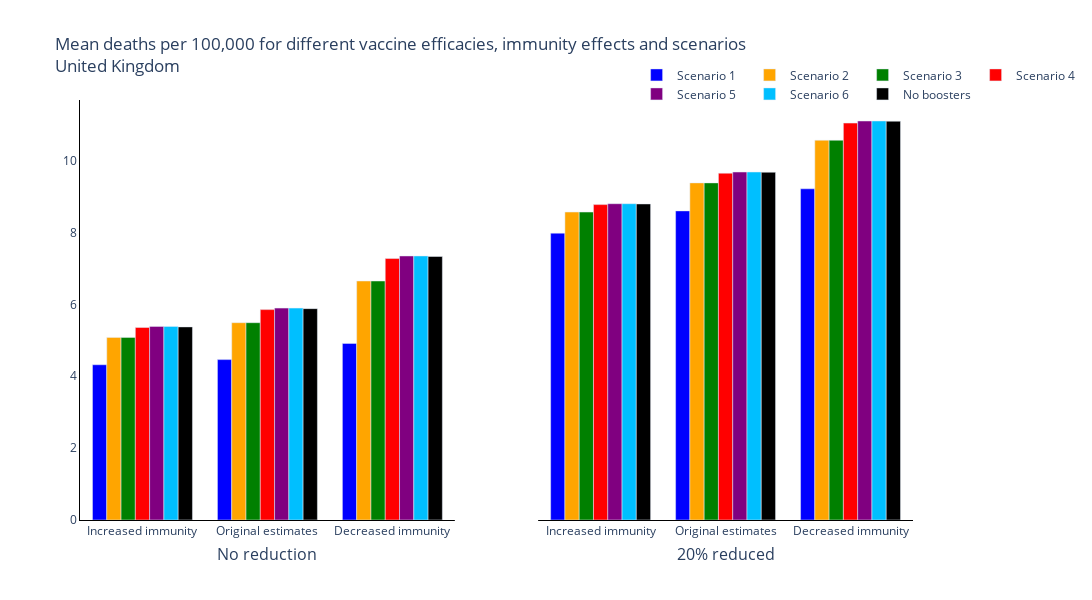
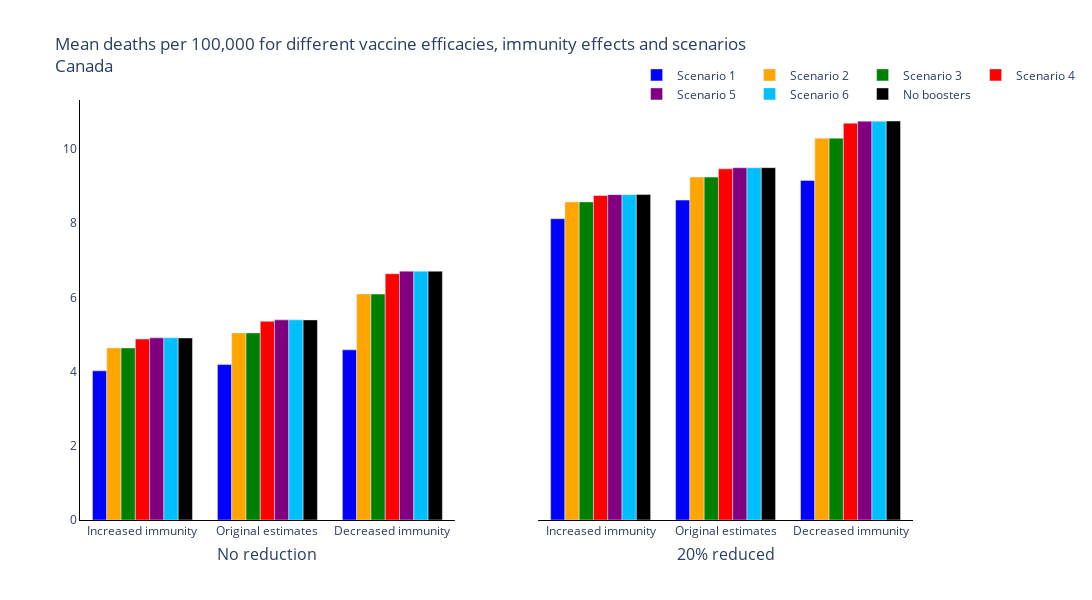
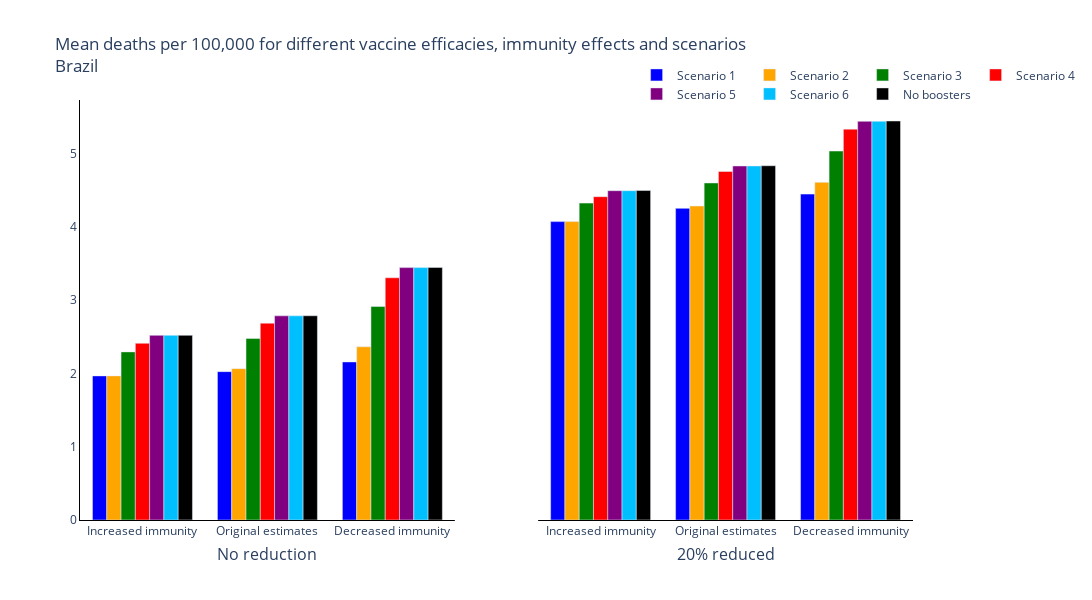
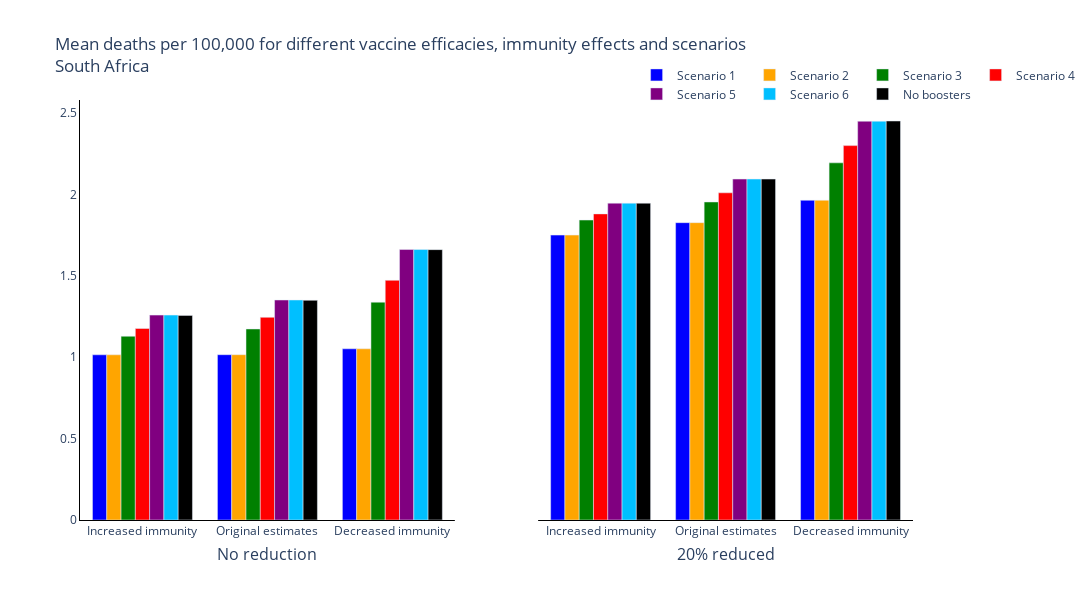

The code cell stored with these charts, in order, in its notebook:
### Code cell
new_colours = ['blue', 'orange', 'green', 'red', 'purple', 'deepskyblue', 'black']

trace_name = ['Strategy {}'.format(s+1) for s, scenario in enumerate(scenario_names[:-1])] + [scenario_names[-1]]

for r, reg in enumerate(regions):
    fig = go.Figure()
    fig = make_subplots(
        rows=1, cols=len(changes_vaccine), shared_yaxes=True,
        subplot_titles=tuple('{:.0f}% reduced'.format(100 * change_vacc) if change_vacc!=0 else 'No reduction' for change_vacc in changes_vaccine))
    # Plot for each region
    for cv, change_vacc in enumerate(changes_vaccine):
        if cv == 0:
            for s, scenario in enumerate(scenario_names):
                fig.add_trace(
                    go.Bar(
                        y=[np.sum(total_new_deaths_mean[r][cv, ss-1, s, :]) for ss in new_seroprevalance_scenarios_indeces],
                        x=['{}<br>'.format(sero_scen) for sero_scen in new_seroprevalance_scenarios],
                        name=trace_name[s],
                        marker_color=new_colours[s]
                    ),
                    row=1,
                    col=cv+1
                )

        else:
            for s, scenario in enumerate(scenario_names):
                fig.add_trace(
                    go.Bar(
                        y=[np.sum(total_new_deaths_mean[r][cv, ss-1, s, :]) for ss in new_seroprevalance_scenarios_indeces],
                        x=['{}<br>'.format(sero_scen) for sero_scen in new_seroprevalance_scenarios],
                        name=trace_name[s],
                        marker_color=new_colours[s],
                        showlegend=False,
                    ),
                    row=1,
                    col=cv+1
                )

    # Add axis labels
    fig.update_layout(
        boxmode='group',
        title='Mean deaths per 100,000 for different vaccine efficacies, immunity effects and scenarios<br>{}'.format(reg),
        width=1100,
        height=600,
        plot_bgcolor='white',
        xaxis=dict(linecolor='black'),
        yaxis=dict(linecolor='black'),
        xaxis2=dict(linecolor='black'),
        yaxis2=dict(visible=False),
        hovermode='x unified',
        legend=dict(
                orientation="h",
                yanchor="bottom",
                y=0.98,
                xanchor="right",
                x=1.2
            )
        )
    
    for annotation in fig['layout']['annotations']: 
        annotation['yanchor']='top'
        annotation['y']=-0.05
        annotation['yref']='paper'

    fig.write_image('images/report4_variant_adapted_vaccine/Deaths per Scenario and Vaccine Type {}.pdf'.format(reg))
    fig.show()

### Figure 1 — Plotly figure (JSON) as saved in the notebook; plotly's stock layout.template omitted (floating-point values rounded to 4 significant figures)
{"data": [{"marker": {"color": "blue"}, "name": "Scenario 1", "type": "bar", "x": ["Increased immunity<br>", "Original estimates<br>", "Decreased immunity<br>"], "xaxis": "x", "y": [4.318, 4.462, 4.912], "yaxis": "y"}, {"marker": {"color": "orange"}, "name": "Scenario 2", "type": "bar", "x": ["Increased immunity<br>", "Original estimates<br>", "Decreased immunity<br>"], "xaxis": "x", "y": [5.08, 5.489, 6.648], "yaxis": "y"}, {"marker": {"color": "green"}, "name": "Scenario 3", "type": "bar", "x": ["Increased immunity<br>", "Original estimates<br>", "Decreased immunity<br>"], "xaxis": "x", "y": [5.08, 5.489, 6.648], "yaxis": "y"}, {"marker": {"color": "red"}, "name": "Scenario 4", "type": "bar", "x": ["Increased immunity<br>", "Original estimates<br>", "Decreased immunity<br>"], "xaxis": "x", "y": [5.356, 5.853, 7.273], "yaxis": "y"}, {"marker": {"color": "purple"}, "name": "Scenario 5", "type": "bar", "x": ["Increased immunity<br>", "Original estimates<br>", "Decreased immunity<br>"], "xaxis": "x", "y": [5.386, 5.894, 7.345], "yaxis": "y"}, {"marker": {"color": "deepskyblue"}, "name": "Scenario 6", "type": "bar", "x": ["Increased immunity<br>", "Original estimates<br>", "Decreased immunity<br>"], "xaxis": "x", "y": [5.386, 5.894, 7.345], "yaxis": "y"}, {"marker": {"color": "black"}, "name": "No boosters", "type": "bar", "x": ["Increased immunity<br>", "Original estimates<br>", "Decreased immunity<br>"], "xaxis": "x", "y": [5.372, 5.88, 7.33], "yaxis": "y"}, {"marker": {"color": "blue"}, "name": "Scenario 1", "showlegend": false, "type": "bar", "x": ["Increased immunity<br>", "Original estimates<br>", "Decreased immunity<br>"], "xaxis": "x2", "y": [7.979, 8.599, 9.213], "yaxis": "y2"}, {"marker": {"color": "orange"}, "name": "Scenario 2", "showlegend": false, "type": "bar", "x": ["Increased immunity<br>", "Original estimates<br>", "Decreased immunity<br>"], "xaxis": "x2", "y": [8.566, 9.378, 10.56], "yaxis": "y2"}, {"marker": {"color": "green"}, "name": "Scenario 3", "showlegend": false, "type": "bar", "x": ["Increased immunity<br>", "Original estimates<br>", "Decreased immunity<br>"], "xaxis": "x2", "y": [8.566, 9.378, 10.56], "yaxis": "y2"}, {"marker": {"color": "red"}, "name": "Scenario 4", "showlegend": false, "type": "bar", "x": ["Increased immunity<br>", "Original estimates<br>", "Decreased immunity<br>"], "xaxis": "x2", "y": [8.774, 9.647, 11.04], "yaxis": "y2"}, {"marker": {"color": "purple"}, "name": "Scenario 5", "showlegend": false, "type": "bar", "x": ["Increased immunity<br>", "Original estimates<br>", "Decreased immunity<br>"], "xaxis": "x2", "y": [8.798, 9.68, 11.1], "yaxis": "y2"}, {"marker": {"color": "deepskyblue"}, "name": "Scenario 6", "showlegend": false, "type": "bar", "x": ["Increased immunity<br>", "Original estimates<br>", "Decreased immunity<br>"], "xaxis": "x2", "y": [8.798, 9.68, 11.1], "yaxis": "y2"}, {"marker": {"color": "black"}, "name": "No boosters", "showlegend": false, "type": "bar", "x": ["Increased immunity<br>", "Original estimates<br>", "Decreased immunity<br>"], "xaxis": "x2", "y": [8.792, 9.674, 11.09], "yaxis": "y2"}], "layout": {"annotations": [{"font": {"size": 16}, "showarrow": false, "text": "No reduction", "x": 0.225, "xanchor": "center", "xref": "paper", "y": -0.05, "yanchor": "top", "yref": "paper"}, {"font": {"size": 16}, "showarrow": false, "text": "20% reduced", "x": 0.775, "xanchor": "center", "xref": "paper", "y": -0.05, "yanchor": "top", "yref": "paper"}], "boxmode": "group", "height": 600, "hovermode": "x unified", "legend": {"orientation": "h", "x": 1.2, "xanchor": "right", "y": 0.98, "yanchor": "bottom"}, "plot_bgcolor": "white", "title": {"text": "Mean deaths per 100,000 for different vaccine efficacies, immunity effects and scenarios<br>United Kingdom"}, "width": 1100, "xaxis": {"anchor": "y", "domain": [0, 0.45], "linecolor": "black"}, "xaxis2": {"anchor": "y2", "domain": [0.55, 1], "linecolor": "black"}, "yaxis": {"anchor": "x", "domain": [0, 1], "linecolor": "black"}, "yaxis2": {"anchor": "x2", "domain": [0, 1], "matches": "y", "showticklabels": false, "visible": false}}}

### Figure 2 — Plotly figure (JSON) as saved in the notebook; plotly's stock layout.template omitted (floating-point values rounded to 4 significant figures)
{"data": [{"marker": {"color": "blue"}, "name": "Scenario 1", "type": "bar", "x": ["Increased immunity<br>", "Original estimates<br>", "Decreased immunity<br>"], "xaxis": "x", "y": [4.021, 4.189, 4.585], "yaxis": "y"}, {"marker": {"color": "orange"}, "name": "Scenario 2", "type": "bar", "x": ["Increased immunity<br>", "Original estimates<br>", "Decreased immunity<br>"], "xaxis": "x", "y": [4.637, 5.042, 6.09], "yaxis": "y"}, {"marker": {"color": "green"}, "name": "Scenario 3", "type": "bar", "x": ["Increased immunity<br>", "Original estimates<br>", "Decreased immunity<br>"], "xaxis": "x", "y": [4.637, 5.042, 6.09], "yaxis": "y"}, {"marker": {"color": "red"}, "name": "Scenario 4", "type": "bar", "x": ["Increased immunity<br>", "Original estimates<br>", "Decreased immunity<br>"], "xaxis": "x", "y": [4.876, 5.353, 6.635], "yaxis": "y"}, {"marker": {"color": "purple"}, "name": "Scenario 5", "type": "bar", "x": ["Increased immunity<br>", "Original estimates<br>", "Decreased immunity<br>"], "xaxis": "x", "y": [4.908, 5.393, 6.705], "yaxis": "y"}, {"marker": {"color": "deepskyblue"}, "name": "Scenario 6", "type": "bar", "x": ["Increased immunity<br>", "Original estimates<br>", "Decreased immunity<br>"], "xaxis": "x", "y": [4.908, 5.393, 6.705], "yaxis": "y"}, {"marker": {"color": "black"}, "name": "No boosters", "type": "bar", "x": ["Increased immunity<br>", "Original estimates<br>", "Decreased immunity<br>"], "xaxis": "x", "y": [4.906, 5.392, 6.705], "yaxis": "y"}, {"marker": {"color": "blue"}, "name": "Scenario 1", "showlegend": false, "type": "bar", "x": ["Increased immunity<br>", "Original estimates<br>", "Decreased immunity<br>"], "xaxis": "x2", "y": [8.119, 8.621, 9.15], "yaxis": "y2"}, {"marker": {"color": "orange"}, "name": "Scenario 2", "showlegend": false, "type": "bar", "x": ["Increased immunity<br>", "Original estimates<br>", "Decreased immunity<br>"], "xaxis": "x2", "y": [8.572, 9.241, 10.29], "yaxis": "y2"}, {"marker": {"color": "green"}, "name": "Scenario 3", "showlegend": false, "type": "bar", "x": ["Increased immunity<br>", "Original estimates<br>", "Decreased immunity<br>"], "xaxis": "x2", "y": [8.572, 9.241, 10.29], "yaxis": "y2"}, {"marker": {"color": "red"}, "name": "Scenario 4", "showlegend": false, "type": "bar", "x": ["Increased immunity<br>", "Original estimates<br>", "Decreased immunity<br>"], "xaxis": "x2", "y": [8.744, 9.463, 10.69], "yaxis": "y2"}, {"marker": {"color": "purple"}, "name": "Scenario 5", "showlegend": false, "type": "bar", "x": ["Increased immunity<br>", "Original estimates<br>", "Decreased immunity<br>"], "xaxis": "x2", "y": [8.768, 9.493, 10.75], "yaxis": "y2"}, {"marker": {"color": "deepskyblue"}, "name": "Scenario 6", "showlegend": false, "type": "bar", "x": ["Increased immunity<br>", "Original estimates<br>", "Decreased immunity<br>"], "xaxis": "x2", "y": [8.768, 9.493, 10.75], "yaxis": "y2"}, {"marker": {"color": "black"}, "name": "No boosters", "showlegend": false, "type": "bar", "x": ["Increased immunity<br>", "Original estimates<br>", "Decreased immunity<br>"], "xaxis": "x2", "y": [8.77, 9.495, 10.75], "yaxis": "y2"}], "layout": {"annotations": [{"font": {"size": 16}, "showarrow": false, "text": "No reduction", "x": 0.225, "xanchor": "center", "xref": "paper", "y": -0.05, "yanchor": "top", "yref": "paper"}, {"font": {"size": 16}, "showarrow": false, "text": "20% reduced", "x": 0.775, "xanchor": "center", "xref": "paper", "y": -0.05, "yanchor": "top", "yref": "paper"}], "boxmode": "group", "height": 600, "hovermode": "x unified", "legend": {"orientation": "h", "x": 1.2, "xanchor": "right", "y": 0.98, "yanchor": "bottom"}, "plot_bgcolor": "white", "title": {"text": "Mean deaths per 100,000 for different vaccine efficacies, immunity effects and scenarios<br>Canada"}, "width": 1100, "xaxis": {"anchor": "y", "domain": [0, 0.45], "linecolor": "black"}, "xaxis2": {"anchor": "y2", "domain": [0.55, 1], "linecolor": "black"}, "yaxis": {"anchor": "x", "domain": [0, 1], "linecolor": "black"}, "yaxis2": {"anchor": "x2", "domain": [0, 1], "matches": "y", "showticklabels": false, "visible": false}}}

### Figure 3 — Plotly figure (JSON) as saved in the notebook; plotly's stock layout.template omitted (floating-point values rounded to 4 significant figures)
{"data": [{"marker": {"color": "blue"}, "name": "Scenario 1", "type": "bar", "x": ["Increased immunity<br>", "Original estimates<br>", "Decreased immunity<br>"], "xaxis": "x", "y": [1.967, 2.025, 2.157], "yaxis": "y"}, {"marker": {"color": "orange"}, "name": "Scenario 2", "type": "bar", "x": ["Increased immunity<br>", "Original estimates<br>", "Decreased immunity<br>"], "xaxis": "x", "y": [1.967, 2.065, 2.364], "yaxis": "y"}, {"marker": {"color": "green"}, "name": "Scenario 3", "type": "bar", "x": ["Increased immunity<br>", "Original estimates<br>", "Decreased immunity<br>"], "xaxis": "x", "y": [2.294, 2.476, 2.913], "yaxis": "y"}, {"marker": {"color": "red"}, "name": "Scenario 4", "type": "bar", "x": ["Increased immunity<br>", "Original estimates<br>", "Decreased immunity<br>"], "xaxis": "x", "y": [2.411, 2.686, 3.306], "yaxis": "y"}, {"marker": {"color": "purple"}, "name": "Scenario 5", "type": "bar", "x": ["Increased immunity<br>", "Original estimates<br>", "Decreased immunity<br>"], "xaxis": "x", "y": [2.52, 2.786, 3.444], "yaxis": "y"}, {"marker": {"color": "deepskyblue"}, "name": "Scenario 6", "type": "bar", "x": ["Increased immunity<br>", "Original estimates<br>", "Decreased immunity<br>"], "xaxis": "x", "y": [2.52, 2.786, 3.444], "yaxis": "y"}, {"marker": {"color": "black"}, "name": "No boosters", "type": "bar", "x": ["Increased immunity<br>", "Original estimates<br>", "Decreased immunity<br>"], "xaxis": "x", "y": [2.52, 2.787, 3.447], "yaxis": "y"}, {"marker": {"color": "blue"}, "name": "Scenario 1", "showlegend": false, "type": "bar", "x": ["Increased immunity<br>", "Original estimates<br>", "Decreased immunity<br>"], "xaxis": "x2", "y": [4.072, 4.253, 4.447], "yaxis": "y2"}, {"marker": {"color": "orange"}, "name": "Scenario 2", "showlegend": false, "type": "bar", "x": ["Increased immunity<br>", "Original estimates<br>", "Decreased immunity<br>"], "xaxis": "x2", "y": [4.072, 4.284, 4.608], "yaxis": "y2"}, {"marker": {"color": "green"}, "name": "Scenario 3", "showlegend": false, "type": "bar", "x": ["Increased immunity<br>", "Original estimates<br>", "Decreased immunity<br>"], "xaxis": "x2", "y": [4.325, 4.599, 5.035], "yaxis": "y2"}, {"marker": {"color": "red"}, "name": "Scenario 4", "showlegend": false, "type": "bar", "x": ["Increased immunity<br>", "Original estimates<br>", "Decreased immunity<br>"], "xaxis": "x2", "y": [4.412, 4.756, 5.334], "yaxis": "y2"}, {"marker": {"color": "purple"}, "name": "Scenario 5", "showlegend": false, "type": "bar", "x": ["Increased immunity<br>", "Original estimates<br>", "Decreased immunity<br>"], "xaxis": "x2", "y": [4.494, 4.831, 5.441], "yaxis": "y2"}, {"marker": {"color": "deepskyblue"}, "name": "Scenario 6", "showlegend": false, "type": "bar", "x": ["Increased immunity<br>", "Original estimates<br>", "Decreased immunity<br>"], "xaxis": "x2", "y": [4.494, 4.831, 5.441], "yaxis": "y2"}, {"marker": {"color": "black"}, "name": "No boosters", "showlegend": false, "type": "bar", "x": ["Increased immunity<br>", "Original estimates<br>", "Decreased immunity<br>"], "xaxis": "x2", "y": [4.497, 4.834, 5.445], "yaxis": "y2"}], "layout": {"annotations": [{"font": {"size": 16}, "showarrow": false, "text": "No reduction", "x": 0.225, "xanchor": "center", "xref": "paper", "y": -0.05, "yanchor": "top", "yref": "paper"}, {"font": {"size": 16}, "showarrow": false, "text": "20% reduced", "x": 0.775, "xanchor": "center", "xref": "paper", "y": -0.05, "yanchor": "top", "yref": "paper"}], "boxmode": "group", "height": 600, "hovermode": "x unified", "legend": {"orientation": "h", "x": 1.2, "xanchor": "right", "y": 0.98, "yanchor": "bottom"}, "plot_bgcolor": "white", "title": {"text": "Mean deaths per 100,000 for different vaccine efficacies, immunity effects and scenarios<br>Brazil"}, "width": 1100, "xaxis": {"anchor": "y", "domain": [0, 0.45], "linecolor": "black"}, "xaxis2": {"anchor": "y2", "domain": [0.55, 1], "linecolor": "black"}, "yaxis": {"anchor": "x", "domain": [0, 1], "linecolor": "black"}, "yaxis2": {"anchor": "x2", "domain": [0, 1], "matches": "y", "showticklabels": false, "visible": false}}}

### Figure 4 — Plotly figure (JSON) as saved in the notebook; plotly's stock layout.template omitted (floating-point values rounded to 4 significant figures)
{"data": [{"marker": {"color": "blue"}, "name": "Scenario 1", "type": "bar", "x": ["Increased immunity<br>", "Original estimates<br>", "Decreased immunity<br>"], "xaxis": "x", "y": [1.015, 1.016, 1.052], "yaxis": "y"}, {"marker": {"color": "orange"}, "name": "Scenario 2", "type": "bar", "x": ["Increased immunity<br>", "Original estimates<br>", "Decreased immunity<br>"], "xaxis": "x", "y": [1.015, 1.016, 1.052], "yaxis": "y"}, {"marker": {"color": "green"}, "name": "Scenario 3", "type": "bar", "x": ["Increased immunity<br>", "Original estimates<br>", "Decreased immunity<br>"], "xaxis": "x", "y": [1.129, 1.174, 1.339], "yaxis": "y"}, {"marker": {"color": "red"}, "name": "Scenario 4", "type": "bar", "x": ["Increased immunity<br>", "Original estimates<br>", "Decreased immunity<br>"], "xaxis": "x", "y": [1.177, 1.246, 1.473], "yaxis": "y"}, {"marker": {"color": "purple"}, "name": "Scenario 5", "type": "bar", "x": ["Increased immunity<br>", "Original estimates<br>", "Decreased immunity<br>"], "xaxis": "x", "y": [1.259, 1.352, 1.662], "yaxis": "y"}, {"marker": {"color": "deepskyblue"}, "name": "Scenario 6", "type": "bar", "x": ["Increased immunity<br>", "Original estimates<br>", "Decreased immunity<br>"], "xaxis": "x", "y": [1.259, 1.352, 1.662], "yaxis": "y"}, {"marker": {"color": "black"}, "name": "No boosters", "type": "bar", "x": ["Increased immunity<br>", "Original estimates<br>", "Decreased immunity<br>"], "xaxis": "x", "y": [1.257, 1.35, 1.662], "yaxis": "y"}, {"marker": {"color": "blue"}, "name": "Scenario 1", "showlegend": false, "type": "bar", "x": ["Increased immunity<br>", "Original estimates<br>", "Decreased immunity<br>"], "xaxis": "x2", "y": [1.751, 1.827, 1.965], "yaxis": "y2"}, {"marker": {"color": "orange"}, "name": "Scenario 2", "showlegend": false, "type": "bar", "x": ["Increased immunity<br>", "Original estimates<br>", "Decreased immunity<br>"], "xaxis": "x2", "y": [1.751, 1.827, 1.965], "yaxis": "y2"}, {"marker": {"color": "green"}, "name": "Scenario 3", "showlegend": false, "type": "bar", "x": ["Increased immunity<br>", "Original estimates<br>", "Decreased immunity<br>"], "xaxis": "x2", "y": [1.843, 1.955, 2.195], "yaxis": "y2"}, {"marker": {"color": "red"}, "name": "Scenario 4", "showlegend": false, "type": "bar", "x": ["Increased immunity<br>", "Original estimates<br>", "Decreased immunity<br>"], "xaxis": "x2", "y": [1.881, 2.011, 2.301], "yaxis": "y2"}, {"marker": {"color": "purple"}, "name": "Scenario 5", "showlegend": false, "type": "bar", "x": ["Increased immunity<br>", "Original estimates<br>", "Decreased immunity<br>"], "xaxis": "x2", "y": [1.947, 2.095, 2.451], "yaxis": "y2"}, {"marker": {"color": "deepskyblue"}, "name": "Scenario 6", "showlegend": false, "type": "bar", "x": ["Increased immunity<br>", "Original estimates<br>", "Decreased immunity<br>"], "xaxis": "x2", "y": [1.947, 2.095, 2.451], "yaxis": "y2"}, {"marker": {"color": "black"}, "name": "No boosters", "showlegend": false, "type": "bar", "x": ["Increased immunity<br>", "Original estimates<br>", "Decreased immunity<br>"], "xaxis": "x2", "y": [1.947, 2.095, 2.452], "yaxis": "y2"}], "layout": {"annotations": [{"font": {"size": 16}, "showarrow": false, "text": "No reduction", "x": 0.225, "xanchor": "center", "xref": "paper", "y": -0.05, "yanchor": "top", "yref": "paper"}, {"font": {"size": 16}, "showarrow": false, "text": "20% reduced", "x": 0.775, "xanchor": "center", "xref": "paper", "y": -0.05, "yanchor": "top", "yref": "paper"}], "boxmode": "group", "height": 600, "hovermode": "x unified", "legend": {"orientation": "h", "x": 1.2, "xanchor": "right", "y": 0.98, "yanchor": "bottom"}, "plot_bgcolor": "white", "title": {"text": "Mean deaths per 100,000 for different vaccine efficacies, immunity effects and scenarios<br>South Africa"}, "width": 1100, "xaxis": {"anchor": "y", "domain": [0, 0.45], "linecolor": "black"}, "xaxis2": {"anchor": "y2", "domain": [0.55, 1], "linecolor": "black"}, "yaxis": {"anchor": "x", "domain": [0, 1], "linecolor": "black"}, "yaxis2": {"anchor": "x2", "domain": [0, 1], "matches": "y", "showticklabels": false, "visible": false}}}
